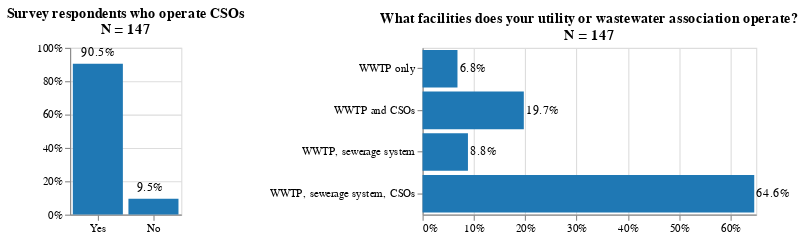

Here is the notebook cell this chart was saved with:
### Code cell
(chart1 | chart2).save(plots_dir.joinpath('0_Operation.svg'))
chart1 | chart2

### Figure 1 — Vega-Lite specification as saved in the notebook (floating-point values rounded to 4 significant figures)
{"config": {"view": {"continuousWidth": 300, "continuousHeight": 300}}, "hconcat": [{"layer": [{"mark": {"type": "bar", "color": "#1f78b4"}, "encoding": {"color": {"legend": null}, "x": {"axis": {"labelLimit": 500, "title": "", "labelAngle": 0}, "field": "OperatesCSO", "scale": {}, "sort": ["Yes", "No"], "type": "nominal"}, "y": {"axis": {"format": "%", "title": ""}, "field": "percent", "scale": {"domain": [0, 1]}, "type": "quantitative"}}, "title": ["Survey respondents who operate CSOs", "N = 147"]}, {"mark": {"type": "text", "align": "left", "dx": -15, "dy": -10}, "encoding": {"color": {"legend": null}, "text": {"field": "labels", "type": "nominal"}, "x": {"field": "OperatesCSO", "sort": ["Yes", "No"], "type": "nominal"}, "y": {"axis": {"format": "%", "title": ""}, "field": "percent", "scale": {"domain": [0, 1]}, "type": "quantitative"}}, "title": ["Survey respondents who operate CSOs", "N = 147"]}], "data": {"name": "data-0ba110c0da234d075681cb06a1c487c0"}, "height": 150, "resolve": {"scale": {"color": "independent"}}, "width": 100}, {"layer": [{"mark": {"type": "bar", "color": "#1f78b4"}, "encoding": {"color": {"legend": null}, "x": {"axis": {"format": "%", "title": ""}, "field": "percent", "type": "quantitative"}, "y": {"axis": {"labelLimit": 500, "title": "", "labelAngle": 0}, "field": "facilities", "scale": {}, "sort": ["WWTP only", "WWTP & CSOs", "WWTP & sewerage system", "WWTP, sewerage system & CSOs"], "type": "nominal"}}, "title": ["What facilities does your utility or wastewater association operate?", "N = 147"]}, {"mark": {"type": "text", "align": "left", "dx": 2}, "encoding": {"color": {"legend": null}, "text": {"field": "labels", "type": "nominal"}, "x": {"field": "percent", "type": "quantitative"}, "y": {"axis": {"labelLimit": 500, "title": "", "labelAngle": 0}, "field": "facilities", "scale": {}, "sort": ["WWTP only", "WWTP & CSOs", "WWTP & sewerage system", "WWTP, sewerage system & CSOs"], "type": "nominal"}}, "title": ["What facilities does your utility or wastewater association operate?", "N = 147"]}], "data": {"name": "data-01f0785c31aac0d24fc82b36113e8d58"}, "height": 150, "resolve": {"scale": {"color": "independent"}}}], "$schema": "https://vega.github.io/schema/vega-lite/v5.20.1.json", "datasets": {"data-0ba110c0da234d075681cb06a1c487c0": [{"OperatesCSO": "No", "percent": 0.09524, "labels": "9.5%"}, {"OperatesCSO": "Yes", "percent": 0.9048, "labels": "90.5%"}], "data-01f0785c31aac0d24fc82b36113e8d58": [{"facilities": "WWTP and CSOs", "percent": 0.1973, "labels": "19.7%"}, {"facilities": "WWTP only", "percent": 0.06803, "labels": "6.8%"}, {"facilities": "WWTP, sewerage system", "percent": 0.08844, "labels": "8.8%"}, {"facilities": "WWTP, sewerage system, CSOs", "percent": 0.6463, "labels": "64.6%"}]}}
